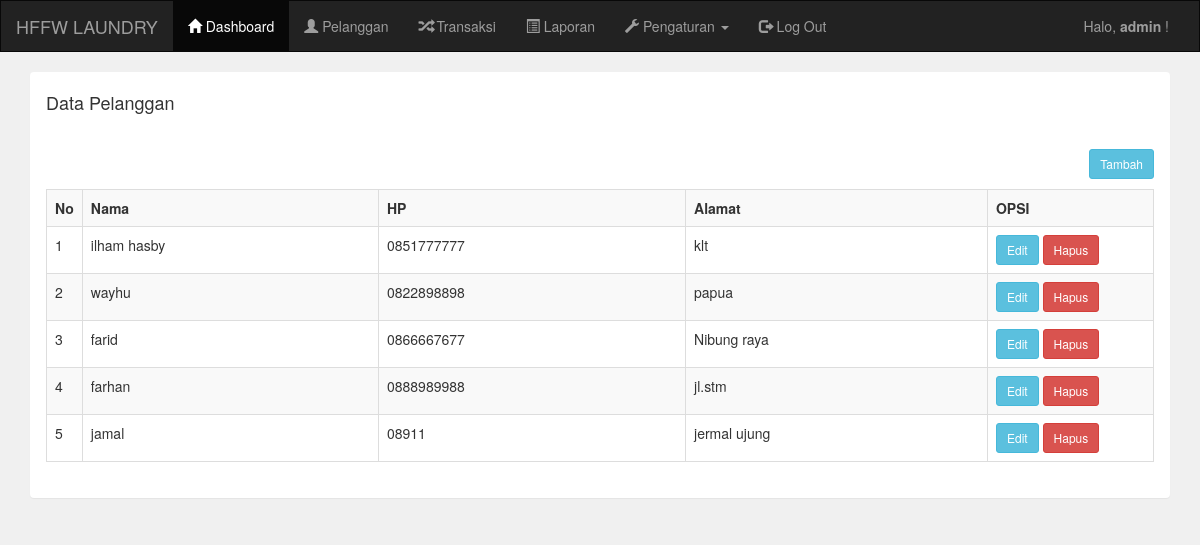
The page /admin/pelanggan.php (signed in) on the database its author committed.
### tables this page shows
CREATE TABLE `pelanggan` (
  `pelanggan_id` int(11) NOT NULL,
  `pelanggan_nama` varchar(255) NOT NULL,
  `pelanggan_hp` varchar(255) NOT NULL,
  `pelanggan_alamat` text NOT NULL
);

### admin/pelanggan.php (the view)
<?php include 'header.php'; ?>
<div class="container">
    <div class="panel">
        <div class="panel-heading">
            <h4>Data Pelanggan</h4>
        </div>
        <div class="panel-body">
            <a href="pelanggan_tambah.php" class="btn btn-sm btn-info pull-right">Tambah</a>
            <br/>
            <br/>
            <table class="table table-bordered table-striped">
                <tr>
                    <th width="1%">No</th>
                    <th>Nama</th>
                    <th>HP</th>
                    <th>Alamat</th>
                    <th width="15%">OPSI</th>
                </tr>
                <?php
                include '../koneksi.php';
                $data = mysqli_query($koneksi,"select * from pelanggan");
                $no = 1;
                while($d=mysqli_fetch_array($data)){
                    ?>
                    <tr>
                        <td><?php echo $no++; ?></td>
                        <td><?php echo $d['pelanggan_nama']; ?></td>
                        <td><?php echo $d['pelanggan_hp']; ?></td>
                        <td><?php echo $d['pelanggan_alamat']; ?></td>
                        <td>
                            <a href="pelanggan_edit.php?id=<?php echo $d['pelanggan_id']; ?>" class="btn btn-sm btn-info">Edit</a>
                            <a href="pelanggan_hapus.php?id=<?php echo $d['pelanggan_id']; ?>" class="btn btn-sm btn-danger">Hapus</a>
                        </td>
                    </tr>
                    <?php
                }
                ?>
            </table>
        </div>
    </div>
</div>
<?php include 'footer.php'; ?>

### rows shown on the page
pelanggan: pelanggan_nama "ilham hasby", pelanggan_hp "0851777777", pelanggan_alamat "klt"
pelanggan: pelanggan_nama "wayhu", pelanggan_hp "0822898898", pelanggan_alamat "papua"
pelanggan: pelanggan_nama "farid", pelanggan_hp "0866667677", pelanggan_alamat "Nibung raya"
pelanggan: pelanggan_nama "farhan", pelanggan_hp "0888989988", pelanggan_alamat "jl.stm"
pelanggan: pelanggan_nama "jamal", pelanggan_hp "08911", pelanggan_alamat "jermal ujung"

### other values the page prints
$_SESSION['username'] "admin"
